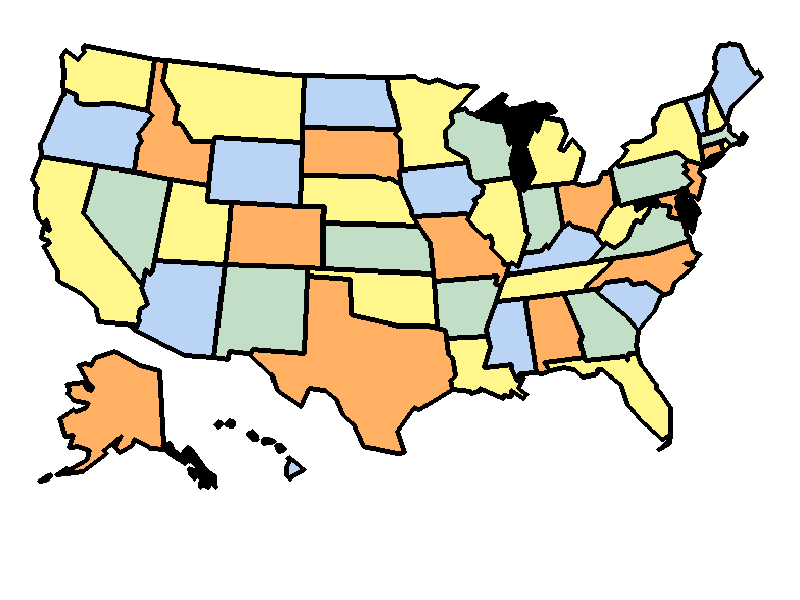

Write MATLAB code to recreate this figure.
function [solution,sc] = ga_mapcoloring(varargin)
%INITIALIZE ALL VALUES
clear all
close all
load usmap; 
params = struct(...
    'psize',1000,...%m %change to 100,1000
    'offspringsize',998,...%l %change to 8,1000-2
    'n',50,...%N
    'maxiter',500,...%mtimer
    'tournament',20,...%k
    'mutationrate',0.1,...%pm
    'crossoverrate',0.9,...%pc
    'figurehandle',sum(mfilename)+0,...%h
    'update',false,...%liveupdate
    'show',true);%show results
dummy=struct2cell(params);
[m,l,N,mtimer,k,pm,pc,h,lupdate,showresults]=dummy{:};
%------------------------------------------------------%
%% GA ALGO

% initilaize POP
 p=zeros(N,m);
 for i=1:m
     p(:,i)=randi(4,N,1);
 end
 %------------------P has all random data
 %%
sc=fit(p,A);
%%
[sc,id]=sort(sc,'ascend');
p=p(:,id); %SORTED P and score has been calculated for first run
%%
for run=1:mtimer
    id=min(randi(size(p,2),k,l));
    par=p(:,id);
    chil=cross(par,pc);
    chil=mut(chil,pm);
    [p,sc]=ss(par,chil,A);
    if sc(1)==0
        iterations=run;
        break;
    end
  run
end
if sc(1)~=0
    iterations=mtimer;
end
solution=p(:,1)';
sc=sc(1);
showmap(1,L,solution);
run
end

%% SCORE/FITNESS
function sc=fit(p,A)
[ii,jj]=size(p);
 sc=zeros(1,jj);
 
 for i=1:jj
     for j=1:ii
     if sum(p(find(A(:,j)==1),i)==p(j,i))>0 % check how close the vector is to the final value
         sc(1,i)=sc(1,i)+1;
     end
 end
 end
end

%% CROSSECTION
function chil=cross(par,pc)
chil=zeros(size(par));
for ii=1:2:size(par,2)
    if rand<pc
        r=randi(2,size(par,1),1);
        chil(r==1,ii)=par(r==1,ii);
        chil(r==2,ii)=par(r==2,ii+1);
        chil(r==1,ii+1)=par(r==1,ii+1);
        chil(r==2,ii+1)=par(r==2,ii);
    else
        chil(:,ii)=par(:,ii);
        chil(:,ii+1)=par(:,ii+1);
    end
end
end

%% MUTATION of the child based on the rate pm
function chil=mut(chil,pm)
bmn=rand(size(chil))<pm;
newv=randi(4,size(chil));
chil(bmn)=newv(bmn);
end

%% SURVIVE usling elitism choose the best
function [p,sc]=ss(par,chil,A)
a=[par,chil];
sc1=fit(a,A);
[sc1,id]=sort(sc1,'ascend');
s=a(:,id);
s(:,1001:end)=[];%change according to number of parent,child
p=s;
sc1(:,1001:end)=[];%change according to number of parent,child
sc=sc1;
end

% helper functions
%==========================================================================
function showmap(h,L,X)
% SHOWMAP Visualize the colored map.
%   h   Figure handle.
%   L   Label matrix representing an image of the map. Each pixel has an 
%       integer value (0->lines, 1->background, and [2-51]->the 50 states).
%   X   An individual solution, encoded as a vector of integers to indicate
%       colors; that is, X(i) is the index into a color array for the ith
%       state. For example, if X(27)=3, then the 27th state (pixels for
%       which L=28) should take on the 3rd color.

    clrs = [0.73 0.83 0.96;
            1 0.69 0.39;
            0.76 0.87 0.78;
            1 0.97 0.55;
            1 0.4 0.4];

    figure(h); clf;
    set(gcf,...
        'NumberTitle','off',...
        'Name','Map of the United States',...
        'Color',[1 1 1],...
        'MenuBar','none','Toolbar','none',...
        'Position',[300 200 786 570]);
    axes(...
        'Color',[1 0.95 0.81],...
        'Position',[-0.001 -0.001 1.002 1.002]);
    imshow(label2rgb(L,[1 1 1; clrs(X,:)],'k'));
end
